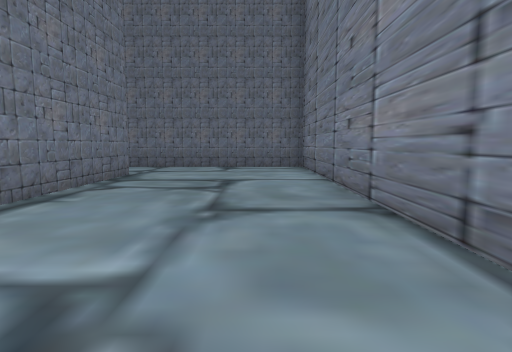
[1] (above)

23 first-person views from a walk through a 3-D level made in the Unity game engine. The camera is 1.4 m above the floor, tilts 6° down and sees 80° across. The floor is counted in squares, 2 m on a side. Each view is taken from the middle of a square. On the plan, view 1 faces up. The plan holds only what a view shows up to about 10 squares ahead; the rest is blank. The place goes on beyond the plan. The player character is not drawn.

[2]
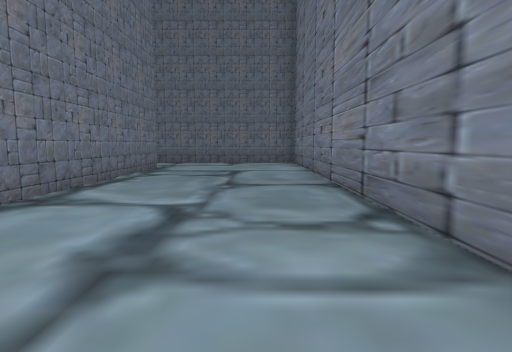

[3]
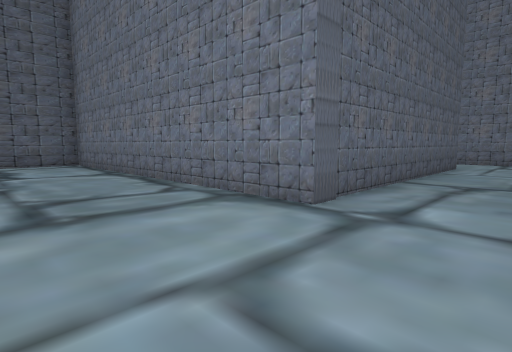

[4]
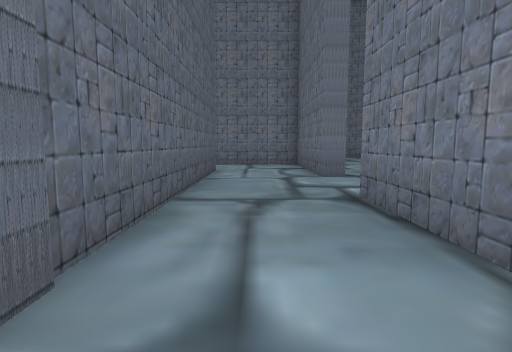

[5]
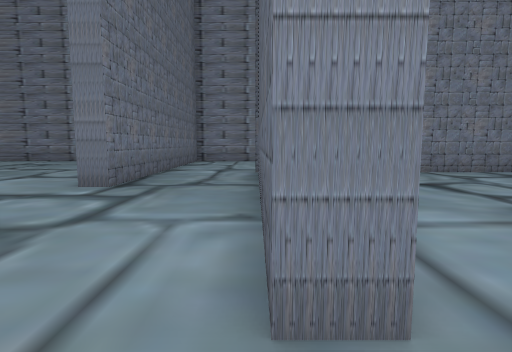

[6]
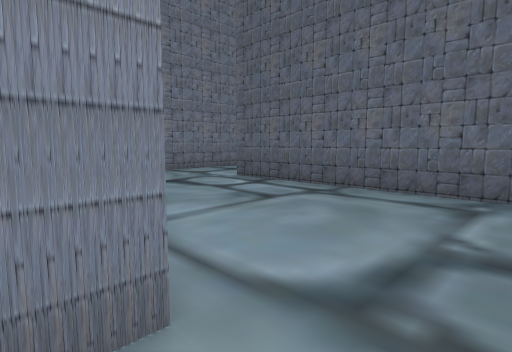

[7]
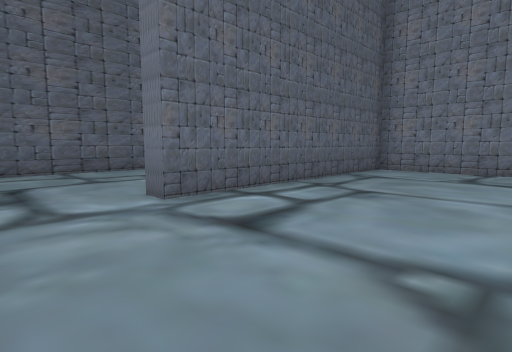

[8]
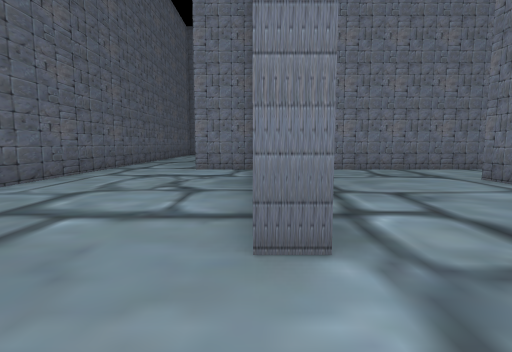

[9]
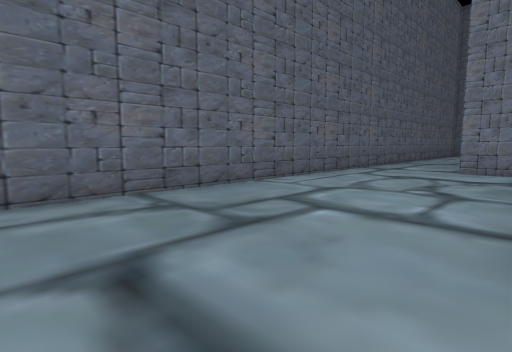

[10]
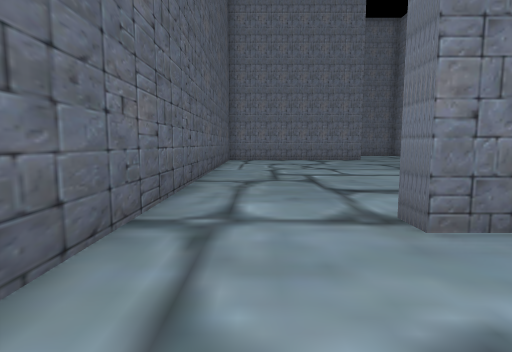

[11]
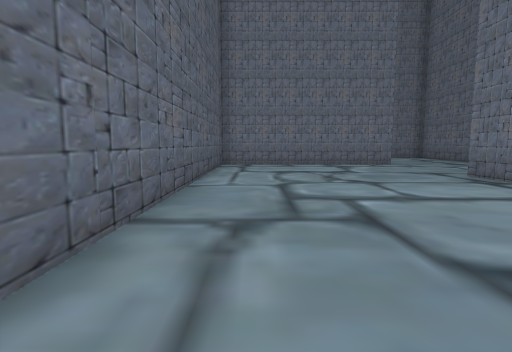

[12]
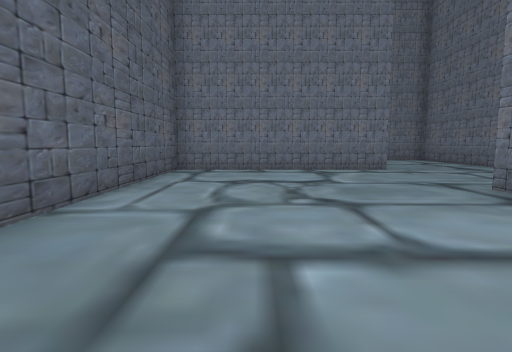

[13]
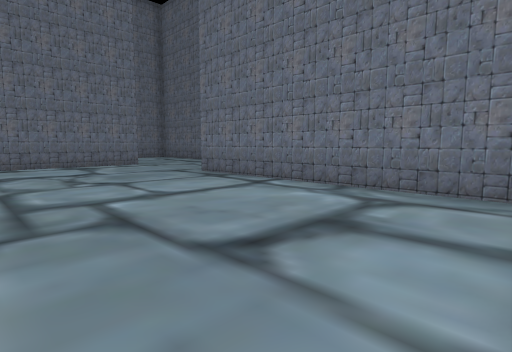

[14]
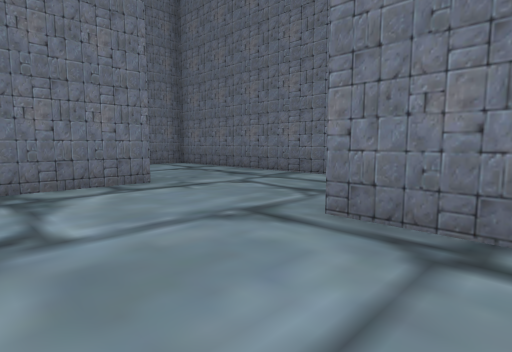

[15]
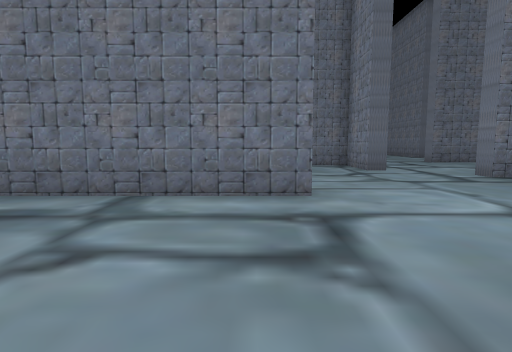

[16]
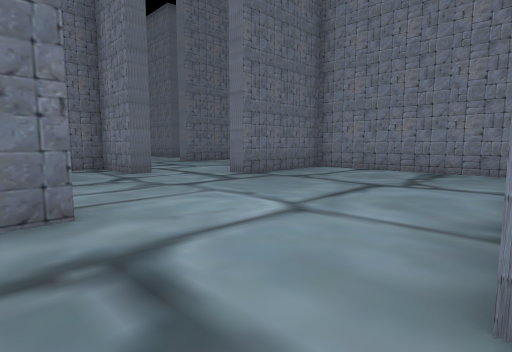

[17]
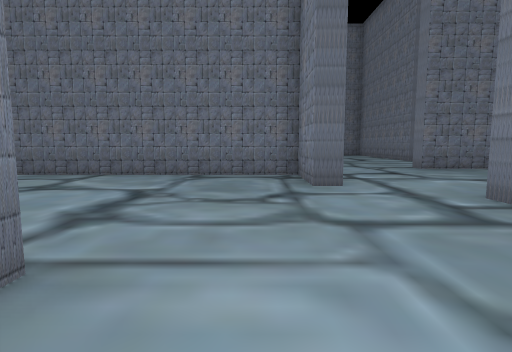

[18]
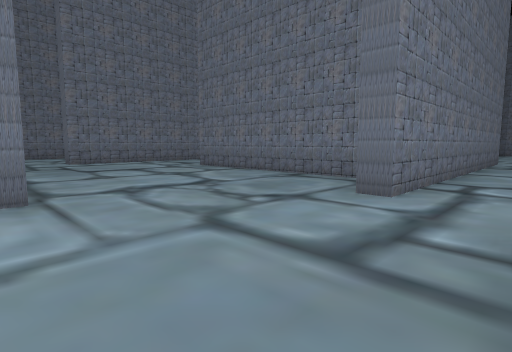

[19]
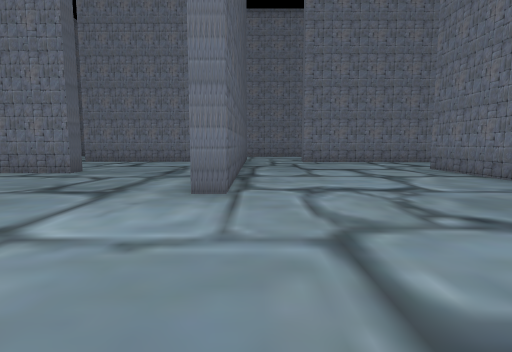

[20]
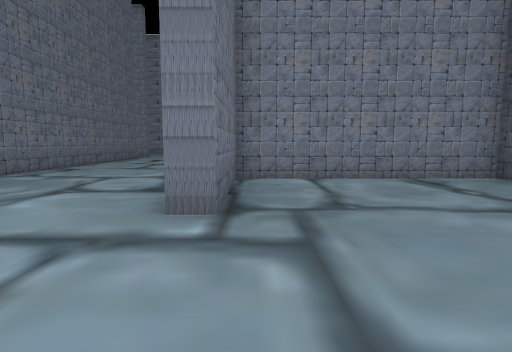

[21]
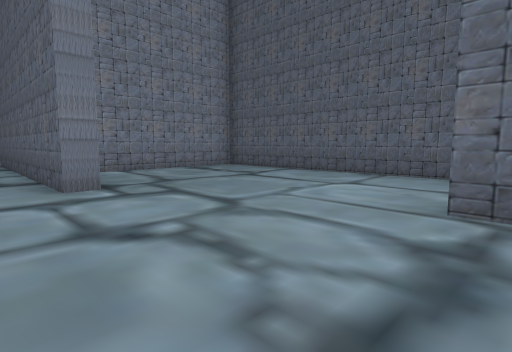

[22]
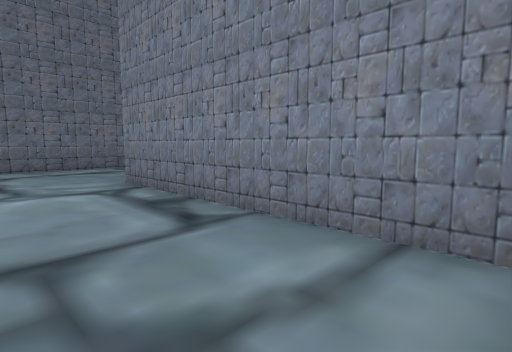

[23]
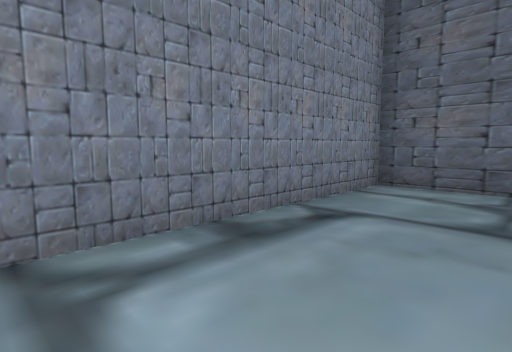

### Floor plan
Ten units are one square. View 1 is at (0, 0); x grows to the right and y downward. Boxes are objects, and circles mark ways between rooms. Rooms are numbered by the first view taken in them; rooms with no view inside come last. Other rooms are left out.
<svg viewBox="-266 -135 285 161">
<path fill="none" stroke="#000" d="M14 4 14 -94 -61 -94 -61 -100M-85 -99 -85 -94 -95 -94M-100 -69 -29 -69 -29 21 -9 21M-92 -65 -100 -65 -100 -69M-123 -83 -123 -25 -59 -25 -59 -19M-34 -15 -34 -30M-134 -36 -198 -36M-123 -19 -124 -3 -129 -4M-214 -71 -261 -71M-256 21 -238 21 -238 -36 -233 -36 -233 21 -42 21M-34 -3 -34 -15M-180 -111 -180 -129 -246 -129M-195 -41 -128 -41 -128 -94 -160 -94 -160 -99M-260 -76 -202 -76 -202 -71 -214 -71M-95 -94 -120 -94"/>
<circle cx="-90" cy="-85" r="3" fill="#2a7"/>
<circle cx="-45" cy="-20" r="3" fill="#2a7"/>
<circle cx="-105" cy="-70" r="3" fill="#2a7"/>
<circle cx="-210" cy="-53" r="3" fill="#2a7"/>
<text x="-20" y="-50">1</text>
<text x="-80" y="-50">2</text>
<text x="-170" y="-10">3</text>
<text x="-200" y="-90">4</text>
<text x="-110" y="-90">5</text>
</svg>
Room 1 opens to room 5. Room 2 opens to room 3. Room 2 opens to room 5. Room 3 opens to room 4.

Where each view was taken, in squares from view 1:
view 1: 0 up, 0 right, facing up
view 2: 2 down, 0 right, facing up
view 3: 9 up, 0 right, facing down-left
view 4: 8 up, 2 left, facing left
view 5: 7 up, 11 left, facing right
view 6: 7 up, 11 left, facing down-right
view 7: 6 up, 4 left, facing down-left
view 8: 2 up, 4 left, facing left
view 9: 2 up, 4 left, facing down-left
view 10: 1 down, 10 left, facing left
view 11: 1 down, 13 left, facing left
view 12: 0 up, 15 left, facing left
view 13: 1 down, 13 left, facing up-left
view 14: 1 up, 18 left, facing up-left
view 15: 3 up, 21 left, facing up
view 16: 4 up, 21 left, facing up-right
view 17: 6 up, 19 left, facing up
view 18: 7 up, 16 left, facing up-left
view 19: 8 up, 16 left, facing left
view 20: 9 up, 19 left, facing right
view 21: 11 up, 21 left, facing down-right
view 22: 2 down, 26 left, facing up-right
view 23: 3 up, 26 left, facing down-right
